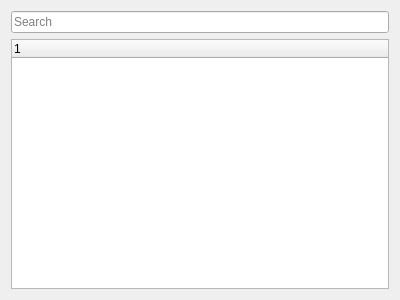
<?xml version="1.0" encoding="UTF-8"?>
<ui version="4.0">
 <class>DocView</class>
 <widget class="QWidget" name="DocView">
  <property name="geometry">
   <rect>
    <x>0</x>
    <y>0</y>
    <width>400</width>
    <height>300</height>
   </rect>
  </property>
  <property name="windowTitle">
   <string>Form</string>
  </property>
  <layout class="QVBoxLayout" name="verticalLayout">
   <item>
    <widget class="QLineEdit" name="lineEdit">
     <property name="placeholderText">
      <string>Search</string>
     </property>
    </widget>
   </item>
   <item>
    <widget class="ModelTree" name="treeWidget">
     <column>
      <property name="text">
       <string notr="true">1</string>
      </property>
     </column>
    </widget>
   </item>
  </layout>
 </widget>
 <customwidgets>
  <customwidget>
   <class>ModelTree</class>
   <extends>QTreeWidget</extends>
   <header>widgets.Logic_DocTree</header>
  </customwidget>
 </customwidgets>
 <resources/>
 <connections/>
</ui>
